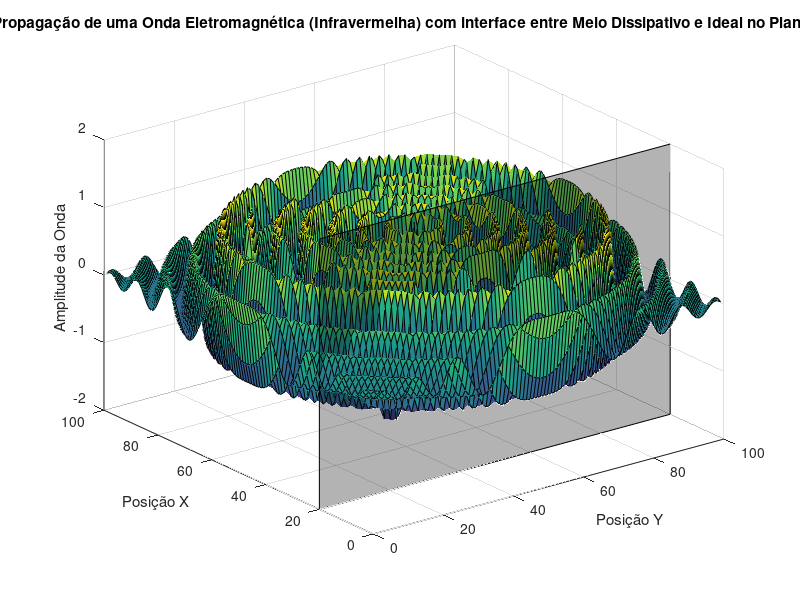

MATLAB code for this plot:
% Parâmetros do meio e da onda
L = 100;            % Comprimento do meio (em unidades arbitrárias)
delta_x = 1;        % Passo espacial
num_samples = L/delta_x; % Número de amostras

% Parâmetros da onda
amplitude = 1;      % Amplitude inicial da onda
lambda=0.00001;
c = 3*10^8;
freq = c/lambda;       % Frequência angular

% Constante de absorção do meio dissipativo
k = 0.1;

% Domínio espacial
x = 0:delta_x:L-delta_x;
y = 0:delta_x:L-delta_x;

% Inicialização da amplitude da onda
A = zeros(num_samples);


% Propagação da onda
for i = 1:num_samples
    for j = 1:num_samples
        % Distância radial do ponto (x,y) ao centro do meio
        r = sqrt((x(i)-L/2)^2 + (y(j)-L/2)^2);
        r_dir = abs(sqrt((x(i)-L/2)^2 + (y(j)-L/2)^2) - sqrt((x(20)-L/2)^2+(y(20)-L/2)^2));
        r_esq = abs(sqrt((x(i)-L/2)^2 + (y(j)-L/2)^2) - sqrt((x(20)-L/2)^2+(y(20)-L/2)^2));
        % Verifica se a posição está na região dissipativa
        if x(i) >= 0 && x(i) < 20  | y(j)< 20 && y(j)>=0          % Atualização da amplitude da onda na região dissipativa
            A(i,j) = amplitude * exp(-k*r_dir) * cos(r);
        elseif x(i) >= 80 && x(i) <= 100 || y(j) >= 80 && y(j) <= 100
            A(i,j) = amplitude * exp(-k*r_esq) * cos(r);
        else
            % Atualização da amplitude da onda n a região ideal
            A(i,j) = amplitude * cos(r);
        end
    end
end

% Plotagem da amplitude da onda em relação à posição no plano XY
surf(x, y, A);
%daspect([25 25 1])
xlabel('Posição Y');
ylabel('Posição X');
zlabel('Amplitude da Onda');
title('Propagação de uma Onda Eletromagnética (Infravermelha) com interface entre Meio Dissipativo e Ideal no Plano XY');

% Sombrear área em x=8
x_shade = [0,100,100,0];
y_shade = [20,20,20,20];
z_shade = [-2, -2, 2, 2];
patch(x_shade, y_shade, z_shade, 'k', 'FaceAlpha', 0.3);
